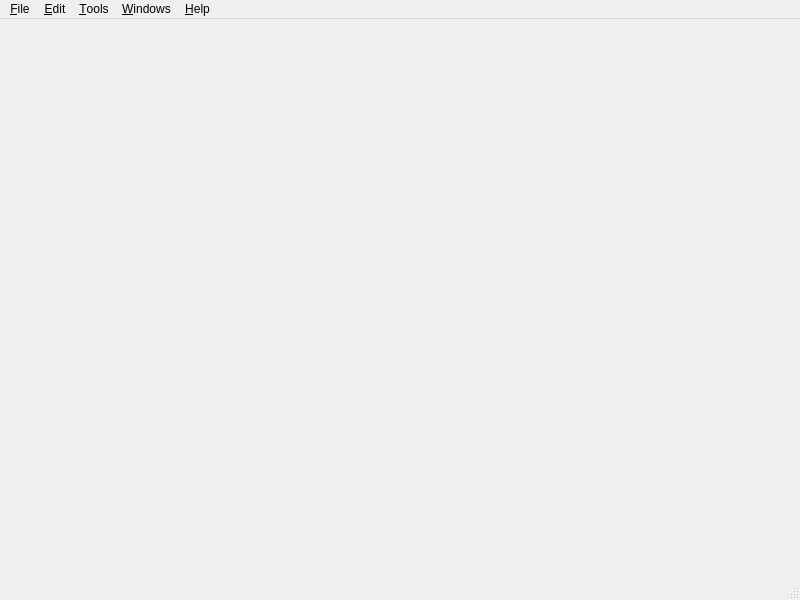
<ui version="4.0" >
 <class>MainWindow</class>
 <widget class="QMainWindow" name="MainWindow" >
  <property name="geometry" >
   <rect>
    <x>0</x>
    <y>0</y>
    <width>800</width>
    <height>600</height>
   </rect>
  </property>
  <property name="windowTitle" >
   <string>Fred client</string>
  </property>
  <property name="windowIcon" >
   <iconset>icon.png</iconset>
  </property>
  <widget class="QWidget" name="centralwidget" />
  <widget class="QMenuBar" name="menubar" >
   <property name="geometry" >
    <rect>
     <x>0</x>
     <y>0</y>
     <width>800</width>
     <height>22</height>
    </rect>
   </property>
   <widget class="QMenu" name="menu_Edit" >
    <property name="title" >
     <string>&amp;Edit</string>
    </property>
    <addaction name="actionCut" />
    <addaction name="action_Copy" />
    <addaction name="action_Paste" />
    <addaction name="separator" />
    <addaction name="action_Preferences" />
   </widget>
   <widget class="QMenu" name="menu_Help" >
    <property name="title" >
     <string>&amp;Help</string>
    </property>
    <addaction name="action_About" />
    <addaction name="action_Change_log" />
    <addaction name="separator" />
    <addaction name="action_About_client" />
    <addaction name="actionAbout_Qt" />
   </widget>
   <widget class="QMenu" name="menu_Windows" >
    <property name="title" >
     <string>&amp;Windows</string>
    </property>
    <widget class="QMenu" name="menu_Dock_Widgets" >
     <property name="title" >
      <string>&amp;Dock Widgets</string>
     </property>
    </widget>
    <addaction name="menu_Dock_Widgets" />
   </widget>
   <widget class="QMenu" name="menu_File" >
    <property name="title" >
     <string>&amp;File</string>
    </property>
    <addaction name="action_Connect" />
    <addaction name="action_Disconnect" />
    <addaction name="separator" />
    <addaction name="action_Load_configuration" />
    <addaction name="action_Save_configuration" />
    <addaction name="separator" />
    <addaction name="action_Quit" />
   </widget>
   <widget class="QMenu" name="menu_Tools" >
    <property name="title" >
     <string>&amp;Tools</string>
    </property>
    <widget class="QMenu" name="menu_Run_command" >
     <property name="title" >
      <string>&amp;Choose command</string>
     </property>
     <widget class="QMenu" name="menu_Info" >
      <property name="title" >
       <string>&amp;Info</string>
      </property>
      <addaction name="action_info_contact" />
      <addaction name="action_info_nsset" />
      <addaction name="action_info_domain" />
     </widget>
     <widget class="QMenu" name="menu_Registrant" >
      <property name="title" >
       <string>&amp;Registrant</string>
      </property>
      <addaction name="action_hello" />
      <addaction name="action_login" />
      <addaction name="action_logout" />
      <addaction name="action_poll" />
      <addaction name="action_technical_test" />
     </widget>
     <widget class="QMenu" name="menu_Create" >
      <property name="title" >
       <string>&amp;Create</string>
      </property>
      <addaction name="action_create_contact" />
      <addaction name="action_create_nsset" />
      <addaction name="action_create_domain" />
     </widget>
     <widget class="QMenu" name="menu_Update" >
      <property name="title" >
       <string>&amp;Update</string>
      </property>
      <addaction name="action_update_contact" />
      <addaction name="action_update_nsset" />
      <addaction name="action_update_domain" />
     </widget>
     <widget class="QMenu" name="menu_Delete" >
      <property name="title" >
       <string>&amp;Delete</string>
      </property>
      <addaction name="action_delete_contact" />
      <addaction name="action_delete_nsset" />
      <addaction name="action_delete_domain" />
     </widget>
     <widget class="QMenu" name="menu_Transfer" >
      <property name="title" >
       <string>&amp;Transfer</string>
      </property>
      <addaction name="action_transfer_contact" />
      <addaction name="action_transfer_nsset" />
      <addaction name="action_transfer_domain" />
     </widget>
     <widget class="QMenu" name="menuSend_Auth_Info" >
      <property name="title" >
       <string>Send &amp;Auth. Info</string>
      </property>
      <addaction name="action_sendauthinfo_contact" />
      <addaction name="action_sendauthinfo_nsset" />
      <addaction name="action_sendauthinfo_domain" />
     </widget>
     <widget class="QMenu" name="menu_List" >
      <property name="title" >
       <string>&amp;List</string>
      </property>
      <addaction name="action_list_contact" />
      <addaction name="action_list_nsset" />
      <addaction name="action_list_domain" />
     </widget>
     <widget class="QMenu" name="menu_Check" >
      <property name="title" >
       <string>&amp;Check</string>
      </property>
      <addaction name="action_check_contact" />
      <addaction name="action_check_nsset" />
      <addaction name="action_check_domain" />
     </widget>
     <addaction name="menu_Registrant" />
     <addaction name="menu_Check" />
     <addaction name="menu_Info" />
     <addaction name="menu_Create" />
     <addaction name="menu_Update" />
     <addaction name="menu_Delete" />
     <addaction name="menu_Transfer" />
     <addaction name="menuSend_Auth_Info" />
     <addaction name="action_renew_domain" />
     <addaction name="menu_List" />
    </widget>
    <addaction name="menu_Run_command" />
   </widget>
   <addaction name="menu_File" />
   <addaction name="menu_Edit" />
   <addaction name="menu_Tools" />
   <addaction name="menu_Windows" />
   <addaction name="menu_Help" />
  </widget>
  <widget class="QStatusBar" name="statusbar" />
  <action name="action_Connect" >
   <property name="checkable" >
    <bool>false</bool>
   </property>
   <property name="icon" >
    <iconset resource="main_frame.qrc" >:/main_frame/images/linguist-next.png</iconset>
   </property>
   <property name="text" >
    <string>&amp;Connect</string>
   </property>
   <property name="shortcut" >
    <string>F2</string>
   </property>
  </action>
  <action name="action_Load_configuration" >
   <property name="icon" >
    <iconset resource="main_frame.qrc" >:/main_frame/images/open.png</iconset>
   </property>
   <property name="text" >
    <string>&amp;Load configuration</string>
   </property>
  </action>
  <action name="action_Save_configuration" >
   <property name="icon" >
    <iconset resource="main_frame.qrc" >:/main_frame/images/save.png</iconset>
   </property>
   <property name="text" >
    <string>&amp;Save configuration</string>
   </property>
   <property name="shortcut" >
    <string>Ctrl+S</string>
   </property>
  </action>
  <action name="action_Quit" >
   <property name="icon" >
    <iconset resource="main_frame.qrc" >:/main_frame/images/exit.png</iconset>
   </property>
   <property name="text" >
    <string>&amp;Quit</string>
   </property>
   <property name="shortcut" >
    <string>Ctrl+Q</string>
   </property>
  </action>
  <action name="actionCut" >
   <property name="icon" >
    <iconset resource="main_frame.qrc" >:/main_frame/images/cut.png</iconset>
   </property>
   <property name="text" >
    <string>Cu&amp;t</string>
   </property>
   <property name="shortcut" >
    <string>Ctrl+X</string>
   </property>
  </action>
  <action name="action_Copy" >
   <property name="icon" >
    <iconset resource="main_frame.qrc" >:/main_frame/images/copy.png</iconset>
   </property>
   <property name="text" >
    <string>&amp;Copy</string>
   </property>
   <property name="shortcut" >
    <string>Ctrl+C</string>
   </property>
  </action>
  <action name="action_Paste" >
   <property name="icon" >
    <iconset resource="main_frame.qrc" >:/main_frame/images/paste.png</iconset>
   </property>
   <property name="text" >
    <string>&amp;Paste</string>
   </property>
   <property name="shortcut" >
    <string>Ctrl+V</string>
   </property>
  </action>
  <action name="action_Preferences" >
   <property name="icon" >
    <iconset resource="main_frame.qrc" >:/main_frame/images/textjustify.png</iconset>
   </property>
   <property name="text" >
    <string>&amp;Preferences</string>
   </property>
  </action>
  <action name="actionShow_history" >
   <property name="checkable" >
    <bool>true</bool>
   </property>
   <property name="icon" >
    <iconset resource="main_frame.qrc" >:/main_frame/images/linguist-phrasebookopen.png</iconset>
   </property>
   <property name="text" >
    <string>Show &amp;history</string>
   </property>
  </action>
  <action name="action_About" >
   <property name="icon" >
    <iconset resource="main_frame.qrc" >:/main_frame/images/linguist-phrasebookopen.png</iconset>
   </property>
   <property name="text" >
    <string>&amp;Fred client help</string>
   </property>
  </action>
  <action name="action_Change_log" >
   <property name="icon" >
    <iconset resource="main_frame.qrc" >:/main_frame/images/linguist-editfind.png</iconset>
   </property>
   <property name="text" >
    <string>&amp;Change log</string>
   </property>
  </action>
  <action name="action_About_client" >
   <property name="icon" >
    <iconset/>
   </property>
   <property name="text" >
    <string>&amp;About client</string>
   </property>
  </action>
  <action name="action_Disconnect" >
   <property name="checkable" >
    <bool>false</bool>
   </property>
   <property name="checked" >
    <bool>false</bool>
   </property>
   <property name="enabled" >
    <bool>false</bool>
   </property>
   <property name="icon" >
    <iconset resource="main_frame.qrc" >:/main_frame/images/linguist-prev.png</iconset>
   </property>
   <property name="text" >
    <string>&amp;Disconnect</string>
   </property>
   <property name="shortcut" >
    <string>F3</string>
   </property>
  </action>
  <action name="action_Toolbars" >
   <property name="text" >
    <string>&amp;Toolbars</string>
   </property>
  </action>
  <action name="actionAbout_Qt" >
   <property name="icon" >
    <iconset resource="main_frame.qrc" >:/main_frame/images/qt.png</iconset>
   </property>
   <property name="text" >
    <string>About &amp;Qt</string>
   </property>
  </action>
  <action name="action_hello" >
   <property name="text" >
    <string>&amp;Hello</string>
   </property>
  </action>
  <action name="action_login" >
   <property name="text" >
    <string>&amp;Login</string>
   </property>
  </action>
  <action name="action_logout" >
   <property name="text" >
    <string>L&amp;ogout</string>
   </property>
  </action>
  <action name="action_poll" >
   <property name="text" >
    <string>&amp;Poll</string>
   </property>
  </action>
  <action name="action_technical_test" >
   <property name="text" >
    <string>&amp;Technical test</string>
   </property>
  </action>
  <action name="action_check_contact" >
   <property name="text" >
    <string>&amp;Contact</string>
   </property>
  </action>
  <action name="action_check_nsset" >
   <property name="text" >
    <string>&amp;NSSET</string>
   </property>
  </action>
  <action name="action_check_domain" >
   <property name="text" >
    <string>&amp;Domain</string>
   </property>
  </action>
  <action name="action_renew_domain" >
   <property name="text" >
    <string>&amp;Renew domain</string>
   </property>
  </action>
  <action name="action_info_contact" >
   <property name="text" >
    <string>&amp;Contact</string>
   </property>
  </action>
  <action name="action_info_nsset" >
   <property name="text" >
    <string>&amp;NSSET</string>
   </property>
  </action>
  <action name="action_info_domain" >
   <property name="text" >
    <string>&amp;Domain</string>
   </property>
  </action>
  <action name="action_create_contact" >
   <property name="text" >
    <string>&amp;Contact</string>
   </property>
  </action>
  <action name="action_create_nsset" >
   <property name="text" >
    <string>&amp;NSSET</string>
   </property>
  </action>
  <action name="action_create_domain" >
   <property name="text" >
    <string>&amp;Domain</string>
   </property>
  </action>
  <action name="action_update_contact" >
   <property name="text" >
    <string>&amp;Contact</string>
   </property>
  </action>
  <action name="action_update_nsset" >
   <property name="text" >
    <string>&amp;NSSET</string>
   </property>
  </action>
  <action name="action_update_domain" >
   <property name="text" >
    <string>&amp;Domain</string>
   </property>
  </action>
  <action name="action_delete_contact" >
   <property name="text" >
    <string>&amp;Contact</string>
   </property>
  </action>
  <action name="action_delete_nsset" >
   <property name="text" >
    <string>&amp;NSSET</string>
   </property>
  </action>
  <action name="action_delete_domain" >
   <property name="text" >
    <string>&amp;Domain</string>
   </property>
  </action>
  <action name="action_transfer_contact" >
   <property name="text" >
    <string>&amp;Contact</string>
   </property>
  </action>
  <action name="action_transfer_nsset" >
   <property name="text" >
    <string>&amp;NSSET</string>
   </property>
  </action>
  <action name="action_transfer_domain" >
   <property name="text" >
    <string>&amp;Domain</string>
   </property>
  </action>
  <action name="action_sendauthinfo_contact" >
   <property name="text" >
    <string>&amp;Contact</string>
   </property>
  </action>
  <action name="action_sendauthinfo_nsset" >
   <property name="text" >
    <string>&amp;NSSET</string>
   </property>
  </action>
  <action name="action_sendauthinfo_domain" >
   <property name="text" >
    <string>&amp;Domain</string>
   </property>
  </action>
  <action name="action_list_contact" >
   <property name="text" >
    <string>&amp;Contact</string>
   </property>
  </action>
  <action name="action_list_nsset" >
   <property name="text" >
    <string>&amp;NSSET</string>
   </property>
  </action>
  <action name="action_list_domain" >
   <property name="text" >
    <string>&amp;Domain</string>
   </property>
  </action>
  <action name="actionCommand_history" >
   <property name="text" >
    <string>Command &amp;history</string>
   </property>
  </action>
  <action name="actionCommand_toolbar" >
   <property name="text" >
    <string>Command &amp;toolbar</string>
   </property>
  </action>
 </widget>
 <resources>
  <include location="main_frame.qrc" />
 </resources>
 <connections>
  <connection>
   <sender>action_Quit</sender>
   <signal>activated()</signal>
   <receiver>MainWindow</receiver>
   <slot>close()</slot>
   <hints>
    <hint type="sourcelabel" >
     <x>-1</x>
     <y>-1</y>
    </hint>
    <hint type="destinationlabel" >
     <x>399</x>
     <y>299</y>
    </hint>
   </hints>
  </connection>
 </connections>
</ui>
